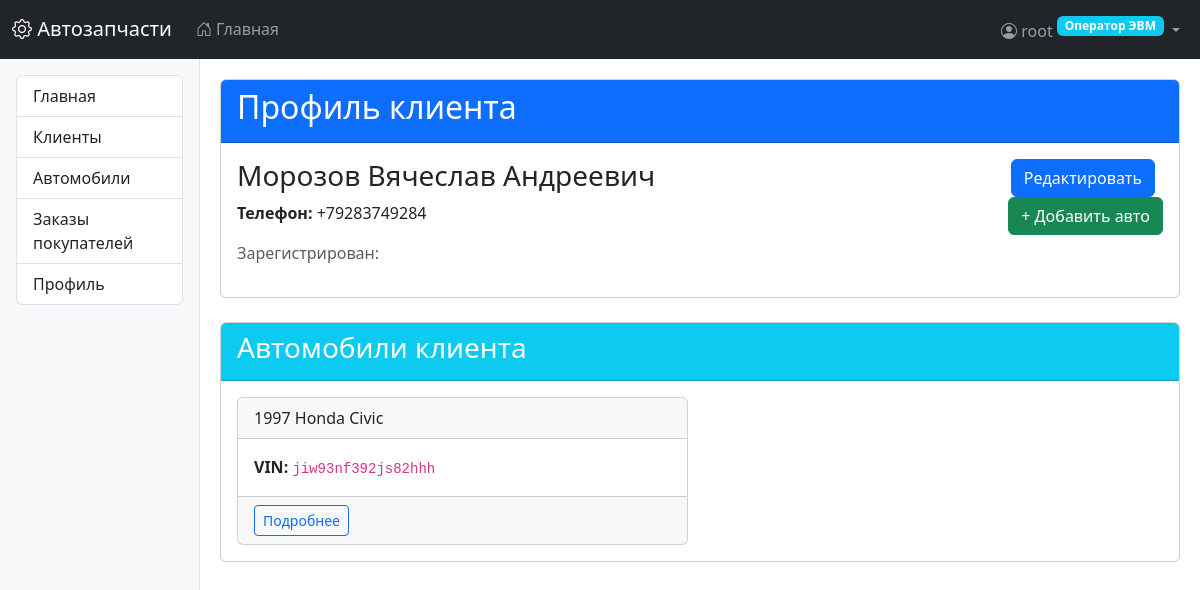
Screenshot of /core/customers/1/ (signed in) with the database file from the repository.
### users/models.py (models this page shows, shortened)
class CustomUser(AbstractUser):
    class Role(models.TextChoices):
        OPERATOR = 'operator', _('Оператор ЭВМ')
        PARTS_MANAGER = 'parts_manager', _('Менеджер по деталям')
        ORDERS_MANAGER = 'orders_manager', _('Менеджер по заказам')
        SUPPLY_MANAGER = 'supply_manager', _('Менеджер по поставкам')
        STOREKEEPER = 'storekeeper', _('Кладовщик')
        DELIVERY_MANAGER = 'delivery_manager', _('Начальник службы доставки')
        DRIVER = 'driver', _('Водитель службы доставки')
    role = models.CharField(
        max_length=20,
        choices=Role.choices,
        default=Role.OPERATOR,
        verbose_name=_('Роль')
    )
    phone = models.CharField(max_length=20, blank=True, null=True, verbose_name=_('Телефон'))
    address = models.TextField(blank=True, null=True, verbose_name=_('Адрес'))
    delivery_preference = models.BooleanField(
        default=False,
        verbose_name=_('Требуется доставка')
    )
    groups = models.ManyToManyField(
        Group,
        verbose_name=_('Группы'),
        blank=True,
        related_name="custom_user_set",
        related_query_name="custom_user",
    )
    user_permissions = models.ManyToManyField(
        Permission,
        verbose_name=_('Права пользователя'),
        blank=True,
        related_name="custom_user_set",
        related_query_name="custom_user",
    )
    class Meta:
        verbose_name = _('Пользователь')
        verbose_name_plural = _('Пользователи')

### core/models.py (models this page shows, shortened)
class Customer(models.Model):
    name = models.CharField('ФИО', max_length=255)
    phone = models.CharField('Телефон', max_length=20)

class Car(models.Model):
    customer = models.ForeignKey(  # Добавлено поле для связи
        Customer,
        on_delete=models.CASCADE,
        related_name='cars',
        verbose_name='Владелец'
    )
    make = models.CharField('Марка', max_length=100)
    model = models.CharField('Модель', max_length=100)
    year = models.PositiveIntegerField('Год выпуска')
    vin = models.CharField('VIN', max_length=17, unique=True)

### core/views.py (the view)
# urls.py: path('customers/<int:pk>/', CustomerDetailView.as_view(), name='customer_detail'),
class CustomerDetailView(RoleRequiredMixin, DetailView):
    allowed_roles = ['operator', 'storekeeper', 'supply_manager']
    model = Customer
    template_name = 'core/customer_detail.html'
    def get_context_data(self, **kwargs):
        context = super().get_context_data(**kwargs)
        context['cars'] = self.object.cars.all()
        return context

### core/mixins.py (called while the page is built)
    def test_func(self):
        if not self.request.user.is_authenticated:
            return False
        if self.request.user.is_superuser:
            return True
        if self.request.user.role in self.allowed_roles:
            return True
        raise PermissionDenied("У вас нет прав для доступа к этой странице")

### templates/core/customer_detail.html (shortened to what this page needs)
{% extends "base.html" %}
{% block content %}
<div class="card mb-4">
    <div class="card-header bg-primary text-white">
        <h2>Профиль клиента</h2>
    </div>
    <div class="card-body">
        <div class="row">
            <div class="col-md-8">
                <h3>{{ customer.name }}</h3>
                <p><strong>Телефон:</strong> {{ customer.phone }}</p>
                <p class="text-muted">
                    Зарегистрирован: {{ customer.created_at|date:"d.m.Y" }}
                </p>
            </div>
            <div class="col-md-4 text-end">
                <a href="{% url 'customer_update' customer.pk %}" class="btn btn-primary me-2">
                    Редактировать
                </a>
                <a href="{% url 'car_create' %}?customer={{ customer.id }}" class="btn btn-success">
                    + Добавить авто
                </a>
            </div>
        </div>
    </div>
</div>
<div class="card">
    <div class="card-header bg-info text-white">
        <h3>Автомобили клиента</h3>
    </div>
    <div class="card-body">
        {% if cars %}
        <div class="row row-cols-1 row-cols-md-2 g-4">
            {% for car in cars %}
            <div class="col">
                <div class="card h-100">
                    <div class="card-header">
                        {{ car.year }} {{ car.make }} {{ car.model }}
                    </div>
                    <div class="card-body">
                        <p class="card-text">
                            <strong>VIN:</strong> <code>{{ car.vin }}</code>
                        </p>
                    </div>
                    <div class="card-footer">
                        <a href="{% url 'car_detail' car.pk %}" class="btn btn-sm btn-outline-primary">
                            Подробнее
                        </a>
                    </div>
                </div>
            </div>
            {% endfor %}
        </div>
        {% else %}
        <div class="alert alert-info">
            У клиента нет зарегистрированных автомобилей
        </div>
        {% endif %}
    </div>
</div>
{% endblock %}

### templates/base.html (shortened to what this page needs)
<!DOCTYPE html>
<html lang="ru">
<head>
    <link href="https://cdn.jsdelivr.net/npm/bootstrap@5.3.0/dist/css/bootstrap.min.css" rel="stylesheet">
    <link rel="stylesheet" href="https://cdn.jsdelivr.net/npm/bootstrap-icons@1.10.0/font/bootstrap-icons.css">
</head>
<body>
    <nav class="navbar navbar-expand-lg navbar-dark bg-dark">
        <div class="container-fluid">
            <a class="navbar-brand" href="{% url 'home' %}">
                <i class="bi bi-gear"></i> Автозапчасти
            </a>
            <div class="collapse navbar-collapse" id="navbarMain">
                <ul class="navbar-nav me-auto">
                    <li class="nav-item">
                        <a class="nav-link" href="{% url 'home' %}">
                            <i class="bi bi-house-door"></i> Главная
                        </a>
                    </li>
                </ul>
                <ul class="navbar-nav ms-auto">
                    {% if user.is_authenticated %}
                    <li class="nav-item dropdown">
                        <a class="nav-link dropdown-toggle" href="#" role="button" data-bs-toggle="dropdown">
                            <i class="bi bi-person-circle"></i>
                            {{ user.get_full_name|default:user.username }}
                            <span class="badge bg-info role-badge">{{ user.get_role_display }}</span>
                        </a>
                    </li>
                    {% else %}
                    <li class="nav-item">
                        <a class="nav-link" href="{% url 'login' %}">
                            <i class="bi bi-box-arrow-in-right"></i> Войти
                        </a>
                    </li>
                    {% endif %}
                </ul>
            </div>
        </div>
    </nav>
    <div class="container-fluid">
        <div class="row">
            {% if user.is_authenticated %}
            <div class="col-md-2 sidebar p-3">
                <div class="list-group">
                    {% for item in menu_items %}
                    <a href="{{ item.url }}" class="list-group-item list-group-item-action">
                        {{ item.title }}
                    </a>
                    {% endfor %}
                </div>
            </div>
            <div class="col-md-10 main-content">
            {% else %}
            <div class="col-12 main-content">
            {% endif %}
                {% block content %}{% endblock %}
            </div>
        </div>
    </div>
</body>
</html>

### templates/base.html (style rules this page uses)
.sidebar { min-height: calc(100vh - 56px); background-color: #f8f9fa; border-right: 1px solid #dee2e6; }
.main-content { padding: 20px; }
.role-badge { font-size: 0.75rem; vertical-align: super; }

### rows the page displays
CustomUser: get_full_name "root", role "Оператор ЭВМ"
Customer: name "Морозов Вячеслав Андреевич", phone "+79283749284"
Car: year "1997", make "Honda", model "Civic", vin "jiw93nf392js82hhh"

### other values shown
{{ item.title }} "Главная" "Клиенты" "Автомобили" "Заказы покупателей" "Профиль"
